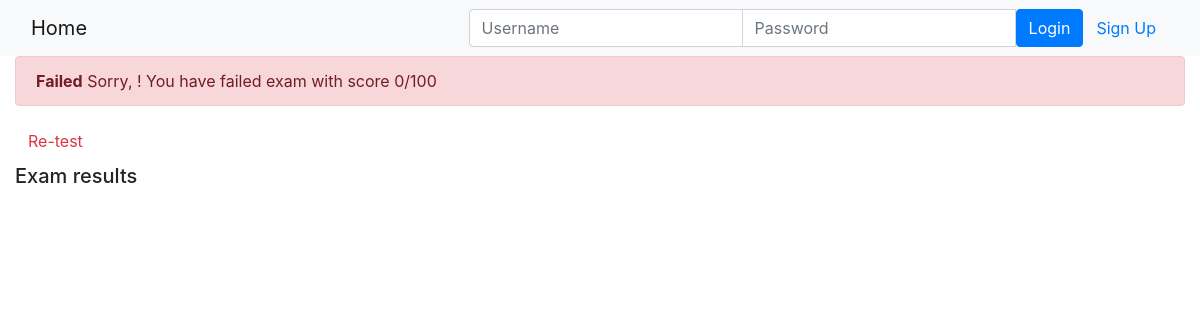
/onlinecourse/course/2/submission/2/result/, run on an earlier commit of the app's database.
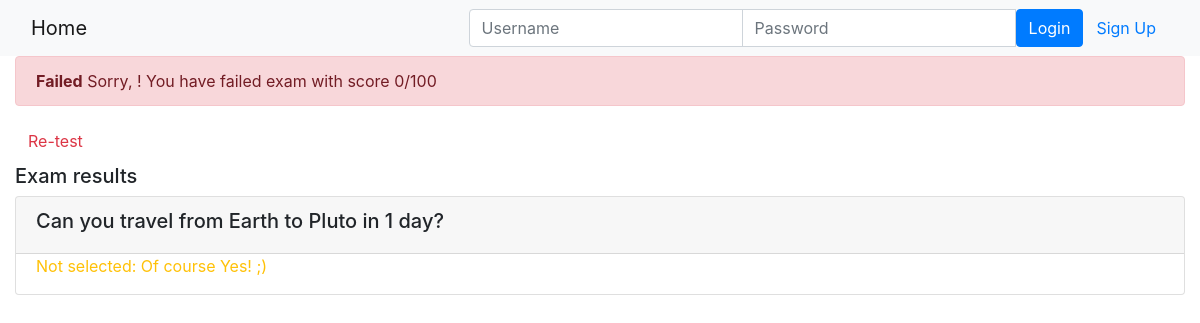
And on a later commit of the database.
### onlinecourse/models.py (models this page shows, shortened)
class Question(models.Model):
    lessons = models.ForeignKey(Course, on_delete=models.CASCADE, null=True)
    grade = models.IntegerField(default=0)
    question_text = models.TextField(max_length=300)

class Choice(models.Model):
    questions = models.ForeignKey(Question, on_delete=models.CASCADE, null=True)
    choice_text = models.TextField(max_length=300)
    is_correct = models.BooleanField(default=False)
    courses = models.ForeignKey(Course, on_delete=models.CASCADE, null=True)

### onlinecourse/views.py (the view)
# urls.py: path('course/<int:course_id>/submission/<int:submission_id>/result/', views.show_exam_result, name='show_exam_result'),
def show_exam_result(request, course_id, submission_id):
    context = {}
    course = Course.objects.get(id=course_id)
    submission = Submission.objects.get(id=submission_id)
    choices = submission.choices.all()
    total_score = 0
    for choice in choices:
        if choice.is_correct:
            total_score += choice.questions.grade
    total_score = max(total_score, 0)
    context["course"] = course
    context["submission"] = submission
    context["grade"] = total_score
    print(context)
    return render(request, 'onlinecourse/exam_result_bootstrap.html', context)

### onlinecourse/models.py (called while the page is built)
    def __str__(self):
        return "Name: " + self.name + "," + \
               "Description: " + self.description

### onlinecourse/templates/onlinecourse/exam_result_bootstrap.html (shortened to what this page needs)
<!DOCTYPE html>
<html lang="en">
<head>
    {% load static %}
    <link rel="stylesheet" href="https://maxcdn.bootstrapcdn.com/bootstrap/4.5.2/css/bootstrap.min.css">
</head>
<body>
 <nav class="navbar navbar-light bg-light">
    <div class="container-fluid">
        <div class="navbar-header">
              <a class="navbar-brand" href="{% url 'onlinecourse:index' %}">Home</a>
        </div>
        <ul class="nav navbar-nav navbar-right">
            {% if user.is_authenticated %}
            <li>
                <a class="btn btn-link" href="#">{{ user.first_name }}({{ user.username }})</a>
                <a class="btn btn-link" href="{% url 'onlinecourse:logout' %}">Logout</a>
            </li>
            {% else %}
            <li>
                <form class="form-inline" action="{% url 'onlinecourse:login' %}" method="post">
                    <div class="input-group">
                        <input type="text" class="form-control" placeholder="Username" name="username" >
                        <input type="password" class="form-control" placeholder="Password" name="psw" >
                        <button class="btn btn-primary" type="submit">Login</button>
                        <a class="btn btn-link" href="{% url 'onlinecourse:registration' %}">Sign Up</a>
                    </div>
                </form>
            </li>
            {% endif %}
        </ul>
    </div>
</nav>
<div class="container-fluid">
    {% if grade > 80 %}
        <div class="alert alert-success">
            <b>Congratulation, {{user.username}}!</b> You have passed the exam and completed the course with {{grade}}/100
        </div>
    {% else %}
        <div class="alert alert-danger">
            <b>Failed</b> Sorry, {{user.username}}! You have failed exam with score {{grade}}/100
        </div>
        <a class="btn btn-link text-danger" href="{% url 'onlinecourse:course_details' course.id %}">Re-test</a>
    {% endif %}
        <div class="card-columns-vertical mt-1">
        <h5 class="">Exam results</h5>
            <form id="questions" >
                    {% for question in course.question_set.all %}
                        <div class="card mt-1">
                            <div class="card-header">
                                <h5>{{question.question_text}}</h5>
                            </div>
                            <div class="for-group">
                                {% for choice in question.choice_set.all %}
                                    {% if choice.is_correct and choice not in submission.choices.all %}
                                        <div class="form-check">
                                            <label class="form-check-label">
                                                <p type="text" class="text-warning" id="{{choice.id}}" >
                                                    Not selected: {{choice.choice_text}}
                                                </p>
                                            </label>
                                        </div>
                                    {% endif %}
                                {% endfor %}
                            </div>
                        </div>
                    {% endfor %}
            </form>
        </div>
    </div>
</body>
</html>

What changed in the data, as far as the page shows it:
added Question: question_text "Can you travel from Earth to Pluto in 1 day?"
added Choice: choice_text "Of course Yes! ;)"
